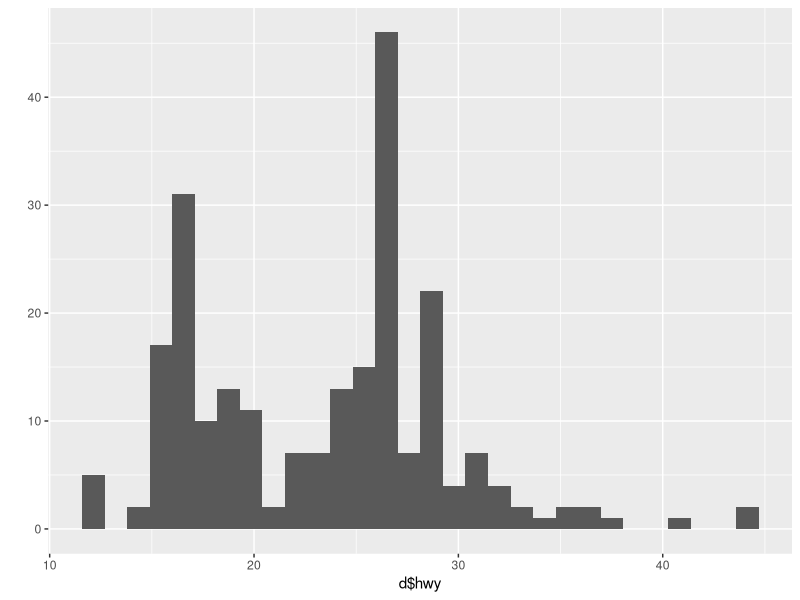
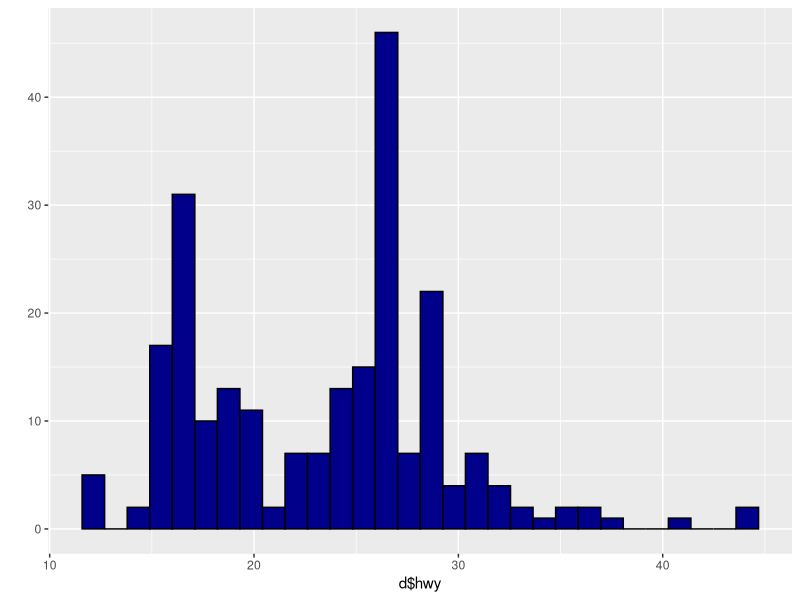
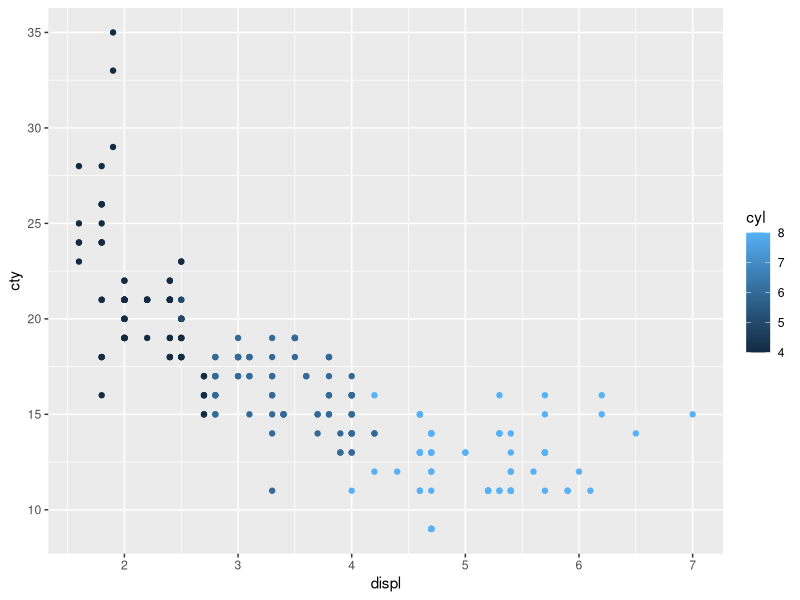
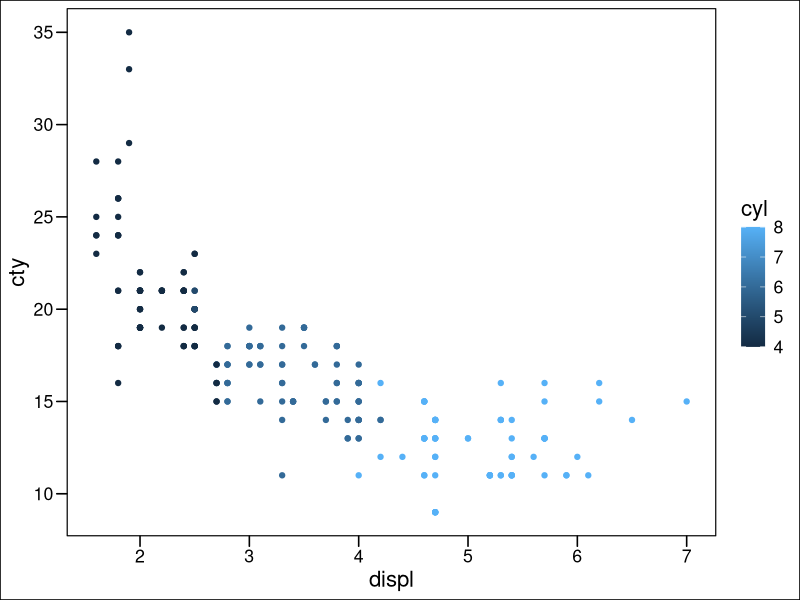
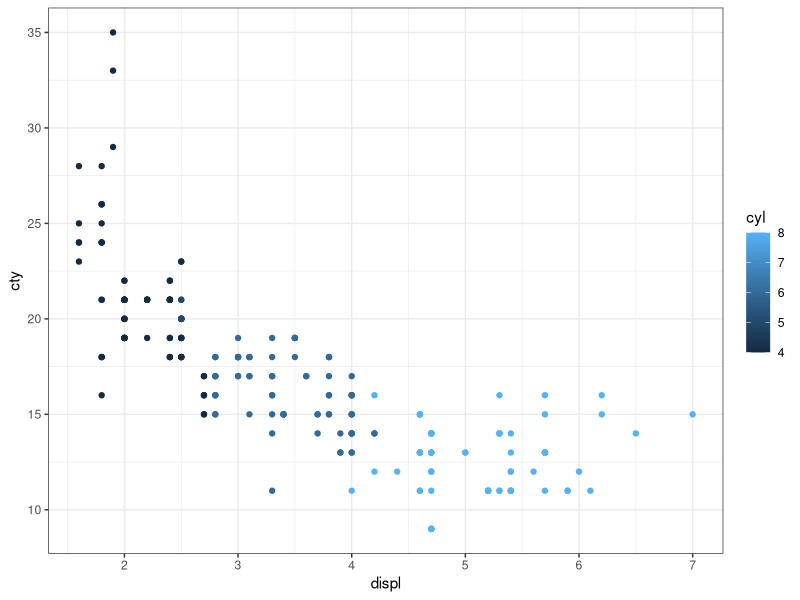
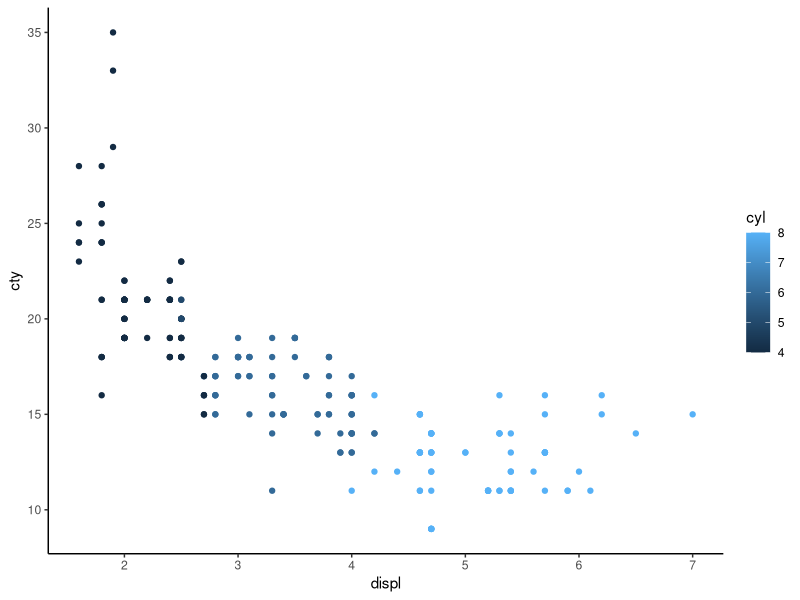
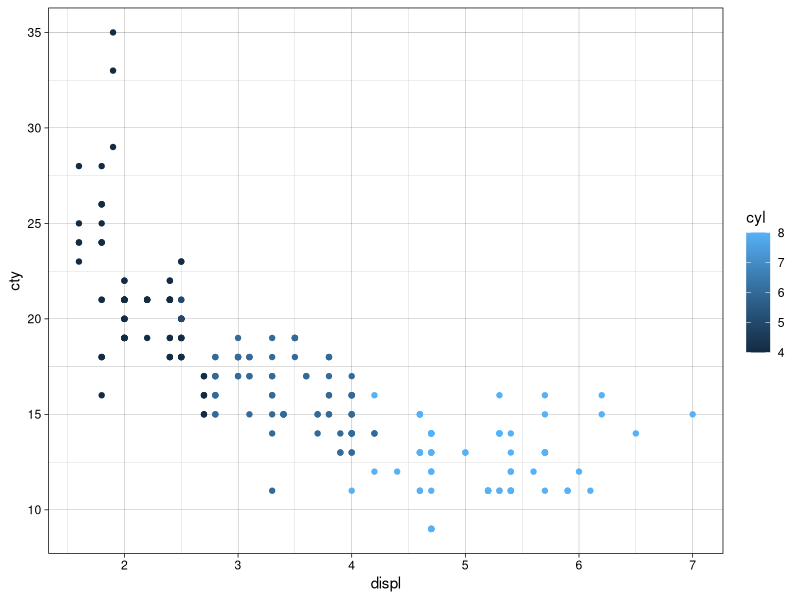
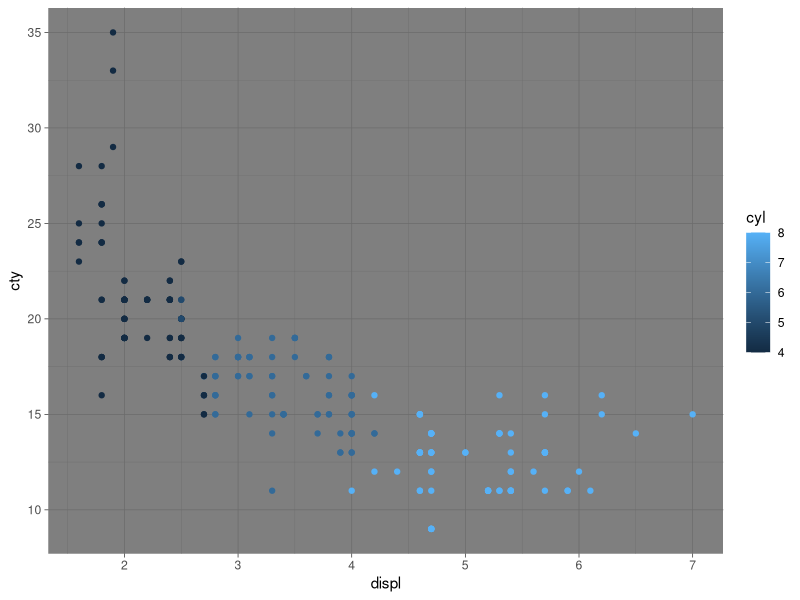

The R script that drew these images, in order:
## ---- chunk 1
library(ggplot2)
library(ggthemes)
library(patchwork)
## ---- chunk 2
d<-mpg
str(mpg)
library(dplyr)
glimpse(d)
## ---- chunk 3
qplot(x=d$hwy)
qplot(x=d$hwy, fill=I("darkblue"), color=I("black"))
# need to put I before color 
## ---- chunk 4
p1<-ggplot(data=d, mapping=aes(x=displ, y=cty, color=cyl)) +
  geom_point()
p1
# aes is very important: construct aesthetics mappings
p1 + theme_base() # changes to what it was when it was base R
p1 + theme_bw()
p1 + theme_classic() # removes background
p1 + theme_linedraw()
p1 + theme_dark() # adds dark background
p1 + theme_minimal() # no axis lines
p1 + theme_economist()
# google ggplot themes to find more
## ---- chunk 5
p1 + theme_bw(base_size=30, base_family="serif")
p2<-ggplot(data=d, aes(x=fl, fill=fl)) +
  geom_bar()
p2

p2 + coord_flip() #flips x and y axes
p2 + coord_flip() + theme_classic(base_size=15, base_family="sans")
## ---- chunk 6
p3<-ggplot(data=d, aes(x=displ, y=cty)) +
  geom_point(size=7, shape=21, color="magenta", fill="black") +
  xlab("Count") + # add x axis label
  ylab("Fuel") +
  labs(title="My Title Here", subtitle="My subtitle goes here") # can also do x=/y= for axis
p3

p3 + xlim(1,10) + ylim(0,35) # x is between 1 and 10, y is between 0 and 35
## ---- chunk 7
library(viridis)
cols<-viridis(7, option = "magma") # takes 7 hex color codes from the viridis color packages. # also plasma, turbo, viridis. # have to give it the same number of colors as you have groups
ggplot(data=d, aes(x=class,y=hwy, fill=class)) +
  geom_boxplot() +
  scale_fill_manual(values=cols)
